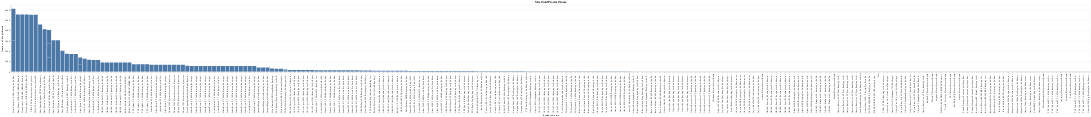

Notebook cell for this chart:
### Code cell
import altair as alt
# Sort the dataframe by People_rated_count in descending order and select the top product
top_product = df_bike.sort_values('People_rated_count', ascending=False).iloc[0]
# Create a bar chart
chart = alt.Chart(df_bike).mark_bar().encode(
    x=alt.X('Product_name', sort='-y', title='Product Name'), # Set Product_name as the x-axis and sort by People_rated_count
    y=alt.Y('People_rated_count', title='Number of People Rated') # Set People_rated_count as the y-axis
).properties(
    title='Most Sold Product Name'
).interactive() # Make the chart interactive

chart

### Figure 1 — Vega-Lite specification as saved in the notebook (floating-point values rounded to 4 significant figures; data arrays with more than 128 entries replaced by an {"elided": "..."} marker saying what was removed)
{"config": {"view": {"continuousWidth": 300, "continuousHeight": 300}}, "data": {"name": "data-19a058f2b312eacd0373399a7f794534"}, "mark": {"type": "bar"}, "encoding": {"x": {"field": "Product_name", "sort": "-y", "title": "Product Name", "type": "nominal"}, "y": {"field": "People_rated_count", "title": "Number of People Rated", "type": "quantitative"}}, "params": [{"name": "param_1", "select": {"type": "interval", "encodings": ["x", "y"]}, "bind": "scales"}], "title": "Most Sold Product Name", "$schema": "https://vega.github.io/schema/vega-lite/v5.20.1.json", "datasets": {"data-19a058f2b312eacd0373399a7f794534": {"elided": "264 records"}}}
